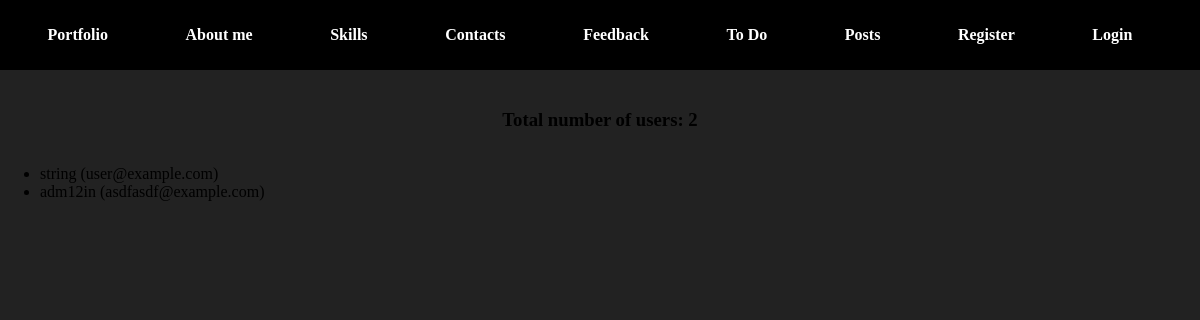
Screenshot of /users with the database file from the repository.
### app/auth/models.py (models this page shows, shortened)
class User(db.Model, UserMixin):
    id = db.Column(db.Integer, primary_key=True)
    username = db.Column(db.String(20), unique=True, nullable=False)
    email = db.Column(db.String(120), unique=True, nullable=False)
    image_file = db.Column(db.String(20), nullable=False, default='default.png')
    password_hash = db.Column(db.String(128))
    last_seen = db.Column(db.DateTime, default=datetime.datetime.now)
    about_me = db.Column(db.String(240))
    @property
    def password(self):
        raise AttributeError("password is not a readable attribute")

### app/users/views.py (the view)
@users_blueprint.route('/users')
def users():
    users = User.query.all()
    total_users = len(users)
    return render_template('users.html', users=users, total_users=total_users)

### app/users/templates/users/users.html (shortened to what this page needs)
{% extends "base.html" %}
{% block body %}
<div style="text-align: center; padding-top: 20px;">
    <h3 class="title">Total number of users: {{ total_users }}</h3>
</div>
<div style="max-width: 60%;">
    <div>
        {% if users %}
        <ul>
            {% for user in users %}
                <li>{{ user.username }} ({{ user.email }})</li>
            {% endfor %}
        </ul>
        {% else %}
        <div style="text-align: center; padding-top: 20px;">
            <h3 class="title">There are currently no registered users.</h3>
        </div>
        {% endif %}
    </div>
</div>
{% endblock %}

### app/static/css/style.css (style rules this page uses)
body { background-color: #222; }
body { margin: 0; height: 100vh; display: flex; flex-direction: column; }
body { margin: 0; }

### rows the page displays
User: username "string", email "user@example.com"
User: username "adm12in", email "asdfasdf@example.com"

### other values shown
{{ name }} "About me" "Skills" "Contacts" "Feedback" "To Do" "Posts" "Register" "Login"
{{ total_users }} "2"
